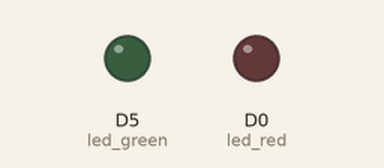
This sketch was run on a simulated ESP8266 (NodeMCU). Parts: output pins drawn as LEDs (lit = HIGH). WiFi joins after 1.5 s; servers stay silent unless stated; uploads are accepted with an empty reply; what the sketch prints to the serial monitor is not drawn.

Above: at 2.1 s.
At 4.0 s:
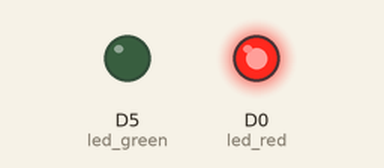
Timing chart, 0 to 7.0 s (numbered marks = the images above):
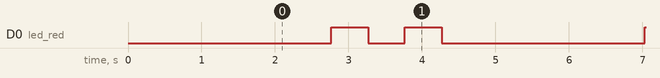

The sketch:

sketch_feb09a_ESP8266ArduinoShield.ino
```cpp
#include <PubSubClient.h>
#include <ESP8266WiFi.h>
#include <ESP8266WebServer.h>
#include <ArduinoJson.h>

#define LED_YELLOW D10
#define LED_GREEN D8
const char* ssid     = "RedmiTQT";
const char* ssid_alt_1 = "Trasua_tokyo";
const char* password = "261261261";
const char* password_alt_1 = "abcd1234";
const char* host = "tungtu-btc.herokuapp.com";
const int httpPort = 80;
const int led_red = 16;
const int led_green = 14;
ESP8266WebServer server(80); // HTTP server on port 80
//---------------------------------------------------------------
String getResponse( String url)
{

   WiFiClient client;

  if (!client.connect(host, httpPort)) {
    //Serial.println("connection failed");
    return "failed";
  }
    //Send our request
  client.print(String("GET ") + url +" HTTP/1.1\r\n" +
               "Host: " + host + "\r\n" +
               "Connection: close\r\n\r\n");
  unsigned long timeout = millis();
  while (client.available() == 0) {
    if (millis() - timeout > 5000) {
      Serial.println(">>> Client Timeout !");
      client.stop();
      return "null";
    }
  }
  String reply = "";
  //Serial.println("Reponse: ");
  while(client.available()){
    String line = client.readStringUntil('\r');
    reply +=line;
  }

  return reply;
}
//---------------------------------------------------------------
void getBitcoinInformation(String APIUrl)
{
  String replyFromServer = getResponse(APIUrl);
  //Serial.print(replyFromServer);
  // No more shit from ESP8266
  if (replyFromServer == "failed")
    return;
  String data;
  int jsonIndex = 0;
  for (int i = 0; i < replyFromServer.length(); i++)
  {
    if (replyFromServer[i] == '{')
    {
      jsonIndex = i;
      break;
    }
  }
  // Get data we need
  data = replyFromServer.substring(jsonIndex);
  DynamicJsonBuffer jsonBuffer;
  JsonObject& root = jsonBuffer.parseObject(data);
  // Notify arduino
  Serial.print("start");
  digitalWrite(led_red, HIGH);

  delay(500);
  // Get time updated
  String time = root["results"]["time"]["time_update"];
  Serial.print(time);
  digitalWrite(led_red, LOW);
  delay(500);
  // Get USD rate
  String usdRate = root["results"]["bpi"]["USD"]["rate"];
  double usd = root["results"]["bpi"]["USD"]["rate_float"];
  Serial.print(usdRate +"$");
  digitalWrite(led_red, HIGH);
  //Serial.println(usd);
  delay(500);
  // Get VN rate
  String vnRate = root["results"]["bpi"]["VND"]["rate"];
  double vnd = root["results"]["bpi"]["VND"]["rate_float"];
  Serial.print(vnRate);
  digitalWrite(led_red, LOW);
  //Serial.println(vnd);
  delay(500);
  alertLEDs(usd);
}
 //-----------------------------------------------------------------------------
 void alertLEDs(double currentRate)
 {
    static double preRate = 0;
    static double threshold = 0.5; // usd
    if (preRate == 0)
        preRate = currentRate;
    else
    {
        if (currentRate > (preRate + threshold))
        {
          digitalWrite(led_green, HIGH);
          delay(50);
          digitalWrite(led_green, LOW);
          delay(50);
        }
        else
        {
          digitalWrite(led_green, HIGH);
          delay(50);
          digitalWrite(led_green, LOW);
          delay(50);
          digitalWrite(led_green, HIGH);
          delay(50);
          digitalWrite(led_green, LOW);
          delay(50);
        }
    }
 }
//------------------------------------------------------------------------------
void setup() {
 Serial.begin(115200);
 WiFi.disconnect();
 // Disconnect AP
 WiFi.mode(WIFI_STA);
 WiFi.begin(ssid, password); // Connect to WIFI network
 // Setup LEDs
 pinMode(led_red, OUTPUT);
 pinMode(led_green, OUTPUT);
 //pinMode(LED_GREEN, OUTPUT);
 //pinMode(LED_YELLOW, OUTPUT);
// Wait for connection
 while (WiFi.status() != WL_CONNECTED) {
  delay(500);
  Serial.println(".");
 }
 Serial.print("Connected to ");
 Serial.println(ssid);
 Serial.print("IP address: ");
 Serial.println(WiFi.localIP());

  server.on("/", [](){
  server.send(200, "text/plain", "Hello KDE Neon - This ESP8266 Wifi Shield");
 });

  server.begin(); // Start HTTP server
  Serial.println("HTTP server started.");
}

void loop() {
 server.handleClient();
 String APIUrl = "/api/btc";
 getBitcoinInformation(APIUrl);
 delay(1000);
}
```

Measured:
- by itself, D0 (led_red): repeats every 4.3 s: LOW 0.50 s, HIGH 0.50 s, LOW 2.8 s, HIGH 0.50 s
- by itself, everything shown: repeats every 4.3 s, in 4 steps
